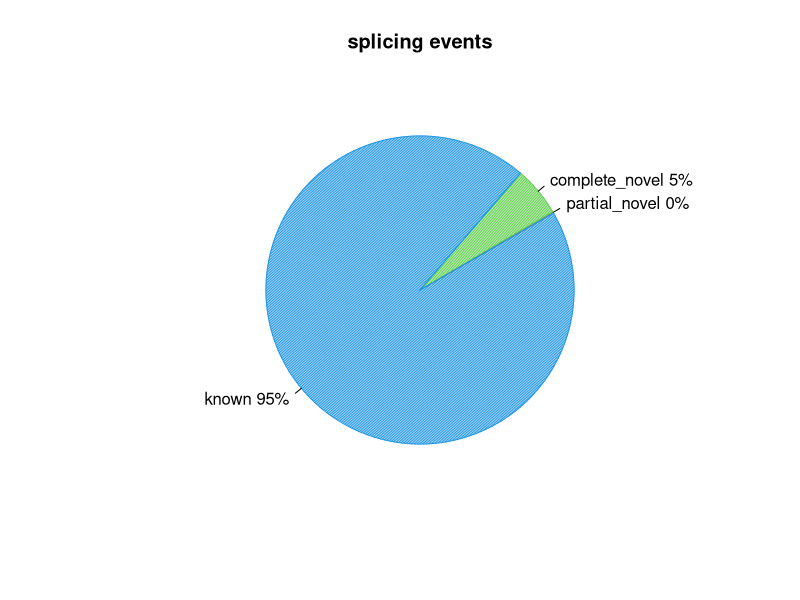
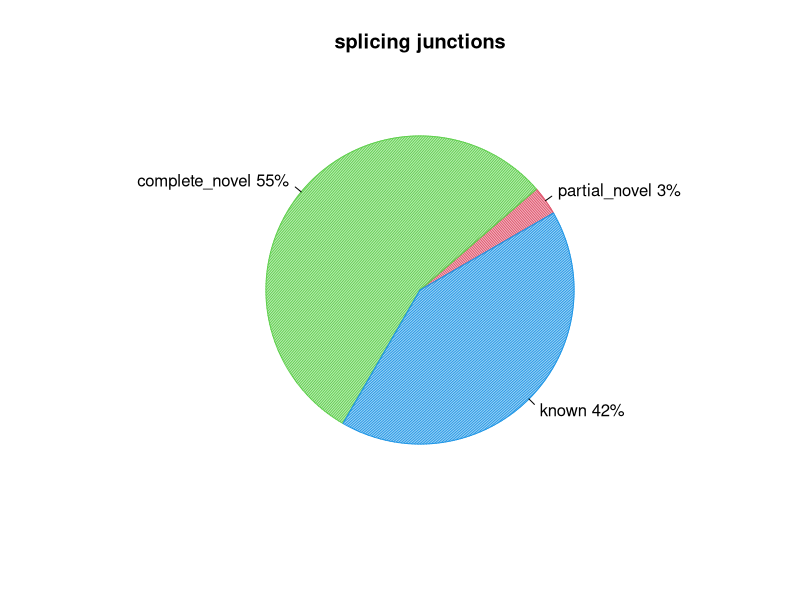

Here is the R script that generated these plots, in order:
pdf("/home/mashxp/Documents/MyVault/Atlas/LuuLoi_RNA-seq_course/exercise/_data/rseqc/ERR458501/junction_annotation/ERR458501.splice_events.pdf")
events=c(0.13889960645111504,5.216451886719654,94.5983486380122)
pie(events,col=c(2,3,4),init.angle=30,angle=c(60,120,150),density=c(70,70,70),main="splicing events",labels=c("partial_novel 0%","complete_novel 5%","known 95%"))
dev.off()
pdf("/home/mashxp/Documents/MyVault/Atlas/LuuLoi_RNA-seq_course/exercise/_data/rseqc/ERR458501/junction_annotation/ERR458501.splice_junction.pdf")
junction=c(3.0303030303030303,55.303030303030305,41.666666666666664)
pie(junction,col=c(2,3,4),init.angle=30,angle=c(60,120,150),density=c(70,70,70),main="splicing junctions",labels=c("partial_novel 3%","complete_novel 55%","known 42%"))
dev.off()
